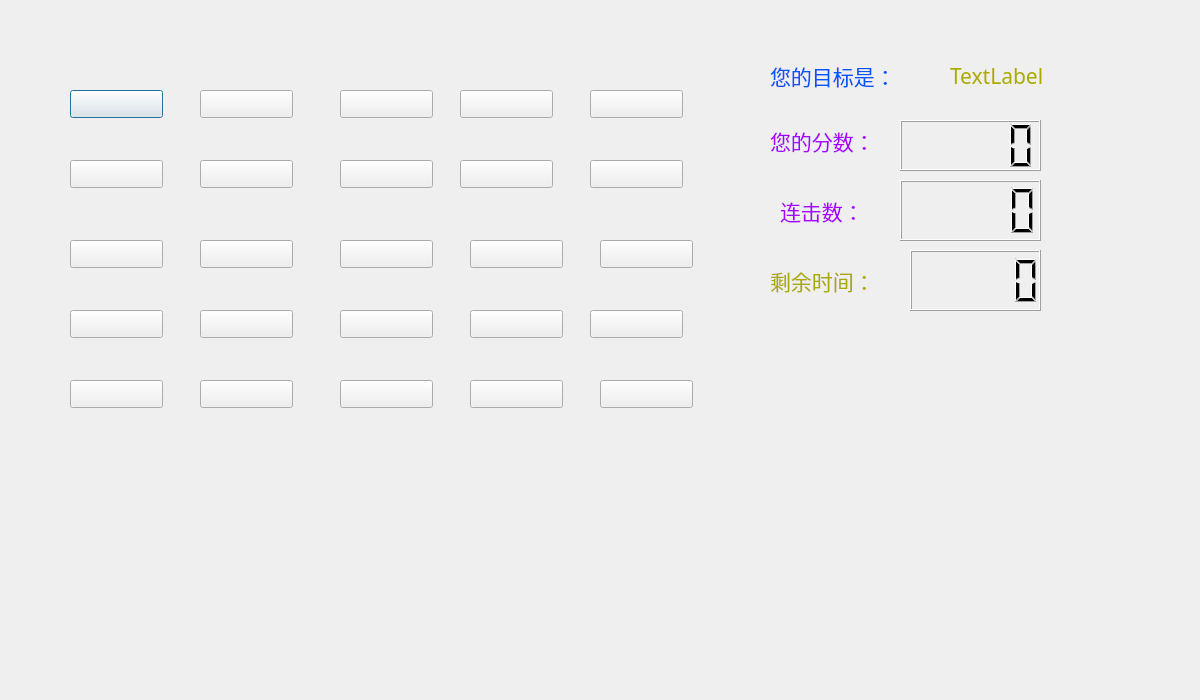
<?xml version="1.0" encoding="UTF-8"?>
<ui version="4.0">
 <class>PlayWindow2</class>
 <widget class="QDialog" name="PlayWindow2">
  <property name="geometry">
   <rect>
    <x>0</x>
    <y>0</y>
    <width>1200</width>
    <height>700</height>
   </rect>
  </property>
  <property name="windowTitle">
   <string>Dialog</string>
  </property>
  <widget class="QLabel" name="label">
   <property name="geometry">
    <rect>
     <x>770</x>
     <y>120</y>
     <width>141</width>
     <height>41</height>
    </rect>
   </property>
   <property name="font">
    <font>
     <family>Arial Unicode MS</family>
     <pointsize>16</pointsize>
    </font>
   </property>
   <property name="styleSheet">
    <string notr="true">color:rgb(170, 0, 255);
</string>
   </property>
   <property name="text">
    <string>您的分数：</string>
   </property>
  </widget>
  <widget class="QLabel" name="label_2">
   <property name="geometry">
    <rect>
     <x>780</x>
     <y>190</y>
     <width>131</width>
     <height>41</height>
    </rect>
   </property>
   <property name="font">
    <font>
     <family>Arial Unicode MS</family>
     <pointsize>16</pointsize>
    </font>
   </property>
   <property name="styleSheet">
    <string notr="true">color:rgb(170, 0, 255);
</string>
   </property>
   <property name="text">
    <string>连击数：</string>
   </property>
  </widget>
  <widget class="QLabel" name="label_3">
   <property name="geometry">
    <rect>
     <x>770</x>
     <y>260</y>
     <width>151</width>
     <height>41</height>
    </rect>
   </property>
   <property name="font">
    <font>
     <family>Arial Unicode MS</family>
     <pointsize>16</pointsize>
    </font>
   </property>
   <property name="styleSheet">
    <string notr="true">color:rgb(170, 170, 0);</string>
   </property>
   <property name="text">
    <string>剩余时间：</string>
   </property>
  </widget>
  <widget class="QLCDNumber" name="lcdScore">
   <property name="geometry">
    <rect>
     <x>900</x>
     <y>120</y>
     <width>141</width>
     <height>51</height>
    </rect>
   </property>
  </widget>
  <widget class="QLCDNumber" name="lcdCombos">
   <property name="geometry">
    <rect>
     <x>900</x>
     <y>180</y>
     <width>141</width>
     <height>61</height>
    </rect>
   </property>
  </widget>
  <widget class="QLCDNumber" name="lcdNumber">
   <property name="geometry">
    <rect>
     <x>910</x>
     <y>250</y>
     <width>131</width>
     <height>61</height>
    </rect>
   </property>
  </widget>
  <widget class="QPushButton" name="pushButton_3">
   <property name="geometry">
    <rect>
     <x>70</x>
     <y>90</y>
     <width>93</width>
     <height>28</height>
    </rect>
   </property>
   <property name="text">
    <string/>
   </property>
  </widget>
  <widget class="QPushButton" name="pushButton_4">
   <property name="geometry">
    <rect>
     <x>200</x>
     <y>90</y>
     <width>93</width>
     <height>28</height>
    </rect>
   </property>
   <property name="text">
    <string/>
   </property>
  </widget>
  <widget class="QPushButton" name="pushButton_5">
   <property name="geometry">
    <rect>
     <x>340</x>
     <y>90</y>
     <width>93</width>
     <height>28</height>
    </rect>
   </property>
   <property name="text">
    <string/>
   </property>
  </widget>
  <widget class="QPushButton" name="pushButton_6">
   <property name="geometry">
    <rect>
     <x>460</x>
     <y>90</y>
     <width>93</width>
     <height>28</height>
    </rect>
   </property>
   <property name="text">
    <string/>
   </property>
  </widget>
  <widget class="QPushButton" name="pushButton_7">
   <property name="geometry">
    <rect>
     <x>590</x>
     <y>90</y>
     <width>93</width>
     <height>28</height>
    </rect>
   </property>
   <property name="text">
    <string/>
   </property>
  </widget>
  <widget class="QPushButton" name="pushButton_8">
   <property name="geometry">
    <rect>
     <x>70</x>
     <y>160</y>
     <width>93</width>
     <height>28</height>
    </rect>
   </property>
   <property name="text">
    <string/>
   </property>
  </widget>
  <widget class="QPushButton" name="pushButton_9">
   <property name="geometry">
    <rect>
     <x>200</x>
     <y>160</y>
     <width>93</width>
     <height>28</height>
    </rect>
   </property>
   <property name="text">
    <string/>
   </property>
  </widget>
  <widget class="QPushButton" name="pushButton_10">
   <property name="geometry">
    <rect>
     <x>340</x>
     <y>160</y>
     <width>93</width>
     <height>28</height>
    </rect>
   </property>
   <property name="text">
    <string/>
   </property>
  </widget>
  <widget class="QPushButton" name="pushButton_11">
   <property name="geometry">
    <rect>
     <x>460</x>
     <y>160</y>
     <width>93</width>
     <height>28</height>
    </rect>
   </property>
   <property name="text">
    <string/>
   </property>
  </widget>
  <widget class="QPushButton" name="pushButton_12">
   <property name="geometry">
    <rect>
     <x>590</x>
     <y>160</y>
     <width>93</width>
     <height>28</height>
    </rect>
   </property>
   <property name="text">
    <string/>
   </property>
  </widget>
  <widget class="QPushButton" name="pushButton_13">
   <property name="geometry">
    <rect>
     <x>70</x>
     <y>240</y>
     <width>93</width>
     <height>28</height>
    </rect>
   </property>
   <property name="text">
    <string/>
   </property>
  </widget>
  <widget class="QPushButton" name="pushButton_14">
   <property name="geometry">
    <rect>
     <x>200</x>
     <y>240</y>
     <width>93</width>
     <height>28</height>
    </rect>
   </property>
   <property name="text">
    <string/>
   </property>
  </widget>
  <widget class="QPushButton" name="pushButton_15">
   <property name="geometry">
    <rect>
     <x>340</x>
     <y>240</y>
     <width>93</width>
     <height>28</height>
    </rect>
   </property>
   <property name="text">
    <string/>
   </property>
  </widget>
  <widget class="QPushButton" name="pushButton_16">
   <property name="geometry">
    <rect>
     <x>470</x>
     <y>240</y>
     <width>93</width>
     <height>28</height>
    </rect>
   </property>
   <property name="text">
    <string/>
   </property>
  </widget>
  <widget class="QPushButton" name="pushButton_17">
   <property name="geometry">
    <rect>
     <x>600</x>
     <y>240</y>
     <width>93</width>
     <height>28</height>
    </rect>
   </property>
   <property name="text">
    <string/>
   </property>
  </widget>
  <widget class="QPushButton" name="pushButton_18">
   <property name="geometry">
    <rect>
     <x>70</x>
     <y>310</y>
     <width>93</width>
     <height>28</height>
    </rect>
   </property>
   <property name="text">
    <string/>
   </property>
  </widget>
  <widget class="QPushButton" name="pushButton_19">
   <property name="geometry">
    <rect>
     <x>200</x>
     <y>310</y>
     <width>93</width>
     <height>28</height>
    </rect>
   </property>
   <property name="text">
    <string/>
   </property>
  </widget>
  <widget class="QPushButton" name="pushButton_20">
   <property name="geometry">
    <rect>
     <x>340</x>
     <y>310</y>
     <width>93</width>
     <height>28</height>
    </rect>
   </property>
   <property name="text">
    <string/>
   </property>
  </widget>
  <widget class="QPushButton" name="pushButton_21">
   <property name="geometry">
    <rect>
     <x>470</x>
     <y>310</y>
     <width>93</width>
     <height>28</height>
    </rect>
   </property>
   <property name="text">
    <string/>
   </property>
  </widget>
  <widget class="QPushButton" name="pushButton_22">
   <property name="geometry">
    <rect>
     <x>590</x>
     <y>310</y>
     <width>93</width>
     <height>28</height>
    </rect>
   </property>
   <property name="text">
    <string/>
   </property>
  </widget>
  <widget class="QPushButton" name="pushButton_23">
   <property name="geometry">
    <rect>
     <x>70</x>
     <y>380</y>
     <width>93</width>
     <height>28</height>
    </rect>
   </property>
   <property name="text">
    <string/>
   </property>
  </widget>
  <widget class="QPushButton" name="pushButton_24">
   <property name="geometry">
    <rect>
     <x>200</x>
     <y>380</y>
     <width>93</width>
     <height>28</height>
    </rect>
   </property>
   <property name="text">
    <string/>
   </property>
  </widget>
  <widget class="QPushButton" name="pushButton_25">
   <property name="geometry">
    <rect>
     <x>340</x>
     <y>380</y>
     <width>93</width>
     <height>28</height>
    </rect>
   </property>
   <property name="text">
    <string/>
   </property>
  </widget>
  <widget class="QPushButton" name="pushButton_26">
   <property name="geometry">
    <rect>
     <x>470</x>
     <y>380</y>
     <width>93</width>
     <height>28</height>
    </rect>
   </property>
   <property name="text">
    <string/>
   </property>
  </widget>
  <widget class="QPushButton" name="pushButton_27">
   <property name="geometry">
    <rect>
     <x>600</x>
     <y>380</y>
     <width>93</width>
     <height>28</height>
    </rect>
   </property>
   <property name="text">
    <string/>
   </property>
  </widget>
  <widget class="QLabel" name="label_4">
   <property name="geometry">
    <rect>
     <x>770</x>
     <y>60</y>
     <width>161</width>
     <height>31</height>
    </rect>
   </property>
   <property name="font">
    <font>
     <family>Arial Unicode MS</family>
     <pointsize>16</pointsize>
    </font>
   </property>
   <property name="styleSheet">
    <string notr="true">color:rgb(0, 85, 255);
</string>
   </property>
   <property name="text">
    <string>您的目标是：</string>
   </property>
  </widget>
  <widget class="QLabel" name="tlabel">
   <property name="geometry">
    <rect>
     <x>950</x>
     <y>60</y>
     <width>151</width>
     <height>31</height>
    </rect>
   </property>
   <property name="font">
    <font>
     <family>Arial Unicode MS</family>
     <pointsize>16</pointsize>
    </font>
   </property>
   <property name="styleSheet">
    <string notr="true">
color: rgb(170, 170, 0);</string>
   </property>
   <property name="text">
    <string>TextLabel</string>
   </property>
  </widget>
 </widget>
 <resources/>
 <connections/>
</ui>
